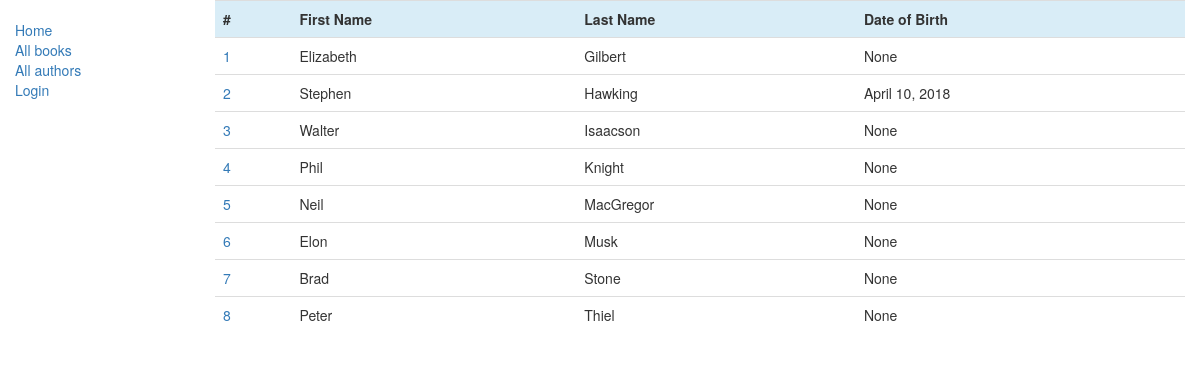
Screenshot of /catalog/authors/ with the database file from the repository.
### catalog/models.py (models this page shows, shortened)
class Author(models.Model):
    first_name = models.CharField(max_length=128)
    last_name = models.CharField(max_length=128)
    date_of_birth = models.DateField(null=True, blank=True)
    date_of_death = models.DateField('Died', null=True, blank=True)
    class Meta:
        ordering = ['last_name', 'first_name']
    def get_absolute_url(self):
        return reverse('author-detail', args=[str(self.id)])

### catalog/views.py (the view)
# urls.py: path('authors/', views.AuthorListView.as_view(), name="authors"),
class AuthorListView(generic.ListView):
    model = Author
    template_name = 'lists/author_list.html'
    paginate_by = 20

### catalog/templates/lists/author_list.html (shortened to what this page needs)
{% extends 'base.html' %}
{% block content %}
    <table class="table">
        <tr class="info">
            <th>#</th>
            <th>First Name</th>
            <th>Last Name</th>
            <th>Date of Birth</th>
        </tr>
        {% for author in author_list %}
            <tr>
                <td>
                    <a href="{{ author.get_absolute_url }}">
                        {{ forloop.counter }}
                    </a>
                </td>
                <td>{{ author.first_name }}</td>
                <td>{{ author.last_name }}</td>
                <td>{{ author.date_of_birth }}</td>
            </tr>
        {% endfor %}
    </table>
{% endblock %}

### rows the page displays
Author: first_name "Elizabeth", last_name "Gilbert", date_of_birth "None"
Author: first_name "Stephen", last_name "Hawking", date_of_birth "April 10, 2018"
Author: first_name "Walter", last_name "Isaacson", date_of_birth "None"
Author: first_name "Phil", last_name "Knight", date_of_birth "None"
Author: first_name "Neil", last_name "MacGregor", date_of_birth "None"
Author: first_name "Elon", last_name "Musk", date_of_birth "None"
Author: first_name "Brad", last_name "Stone", date_of_birth "None"
Author: first_name "Peter", last_name "Thiel", date_of_birth "None"
